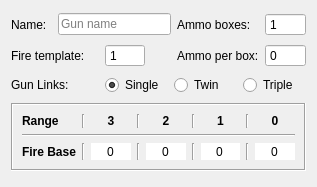
<?xml version="1.0" encoding="UTF-8"?>
<ui version="4.0">
 <class>GunEditorTab</class>
 <widget class="QWidget" name="GunEditorTab">
  <property name="geometry">
   <rect>
    <x>0</x>
    <y>0</y>
    <width>317</width>
    <height>187</height>
   </rect>
  </property>
  <property name="windowTitle">
   <string>Form</string>
  </property>
  <layout class="QGridLayout" name="gridLayout">
   <item row="0" column="0">
    <widget class="QLabel" name="label_10">
     <property name="text">
      <string>Name:</string>
     </property>
    </widget>
   </item>
   <item row="0" column="1" colspan="3">
    <widget class="QLineEdit" name="gun_name">
     <property name="placeholderText">
      <string>Gun name</string>
     </property>
    </widget>
   </item>
   <item row="0" column="4">
    <widget class="QLabel" name="label_4">
     <property name="text">
      <string>Ammo boxes:</string>
     </property>
    </widget>
   </item>
   <item row="0" column="5">
    <widget class="QSpinBox" name="ammo_box_count">
     <property name="toolTip">
      <string>Belt fed guns should be set to 1 box</string>
     </property>
     <property name="buttonSymbols">
      <enum>QAbstractSpinBox::NoButtons</enum>
     </property>
     <property name="minimum">
      <number>1</number>
     </property>
    </widget>
   </item>
   <item row="1" column="0" colspan="2">
    <widget class="QLabel" name="label_9">
     <property name="text">
      <string>Fire template:</string>
     </property>
    </widget>
   </item>
   <item row="1" column="2">
    <widget class="QSpinBox" name="fire_template_spin">
     <property name="toolTip">
      <string>Belt fed guns should be set to 1 box</string>
     </property>
     <property name="buttonSymbols">
      <enum>QAbstractSpinBox::NoButtons</enum>
     </property>
     <property name="minimum">
      <number>1</number>
     </property>
     <property name="maximum">
      <number>16</number>
     </property>
    </widget>
   </item>
   <item row="1" column="3">
    <widget class="QToolButton" name="toolButton">
     <property name="maximumSize">
      <size>
       <width>20</width>
       <height>20</height>
      </size>
     </property>
     <property name="cursor">
      <cursorShape>WhatsThisCursor</cursorShape>
     </property>
     <property name="text">
      <string/>
     </property>
     <property name="autoRaise">
      <bool>true</bool>
     </property>
    </widget>
   </item>
   <item row="1" column="4">
    <widget class="QLabel" name="label_8">
     <property name="text">
      <string>Ammo per box:</string>
     </property>
    </widget>
   </item>
   <item row="1" column="5">
    <widget class="QSpinBox" name="ammo_per_box">
     <property name="toolTip">
      <string>Belt fed guns should be set to 1 box</string>
     </property>
     <property name="buttonSymbols">
      <enum>QAbstractSpinBox::NoButtons</enum>
     </property>
     <property name="minimum">
      <number>0</number>
     </property>
    </widget>
   </item>
   <item row="2" column="0" colspan="2">
    <widget class="QLabel" name="label_12">
     <property name="text">
      <string>Gun Links:</string>
     </property>
    </widget>
   </item>
   <item row="2" column="2" colspan="4">
    <layout class="QHBoxLayout" name="horizontalLayout_3">
     <item>
      <widget class="QRadioButton" name="single_gun">
       <property name="text">
        <string>Single</string>
       </property>
       <property name="checked">
        <bool>true</bool>
       </property>
      </widget>
     </item>
     <item>
      <widget class="QRadioButton" name="twin_linked">
       <property name="text">
        <string>Twin</string>
       </property>
      </widget>
     </item>
     <item>
      <widget class="QRadioButton" name="triple_linked">
       <property name="text">
        <string>Triple</string>
       </property>
      </widget>
     </item>
    </layout>
   </item>
   <item row="3" column="0" colspan="6">
    <widget class="QFrame" name="fire_base_frame">
     <property name="sizePolicy">
      <sizepolicy hsizetype="Preferred" vsizetype="Maximum">
       <horstretch>0</horstretch>
       <verstretch>0</verstretch>
      </sizepolicy>
     </property>
     <property name="autoFillBackground">
      <bool>true</bool>
     </property>
     <property name="frameShape">
      <enum>QFrame::Box</enum>
     </property>
     <property name="frameShadow">
      <enum>QFrame::Sunken</enum>
     </property>
     <layout class="QGridLayout" name="gridLayout_3">
      <item row="0" column="6">
       <widget class="QLabel" name="label_7">
        <property name="font">
         <font>
          <weight>75</weight>
          <bold>true</bold>
         </font>
        </property>
        <property name="text">
         <string>1</string>
        </property>
        <property name="alignment">
         <set>Qt::AlignCenter</set>
        </property>
       </widget>
      </item>
      <item row="0" column="8">
       <widget class="QLabel" name="label_11">
        <property name="font">
         <font>
          <weight>75</weight>
          <bold>true</bold>
         </font>
        </property>
        <property name="text">
         <string>0</string>
        </property>
        <property name="alignment">
         <set>Qt::AlignCenter</set>
        </property>
       </widget>
      </item>
      <item row="2" column="3">
       <widget class="Line" name="line_14">
        <property name="orientation">
         <enum>Qt::Vertical</enum>
        </property>
       </widget>
      </item>
      <item row="0" column="7">
       <widget class="Line" name="line_12">
        <property name="orientation">
         <enum>Qt::Vertical</enum>
        </property>
       </widget>
      </item>
      <item row="2" column="7">
       <widget class="Line" name="line_16">
        <property name="orientation">
         <enum>Qt::Vertical</enum>
        </property>
       </widget>
      </item>
      <item row="1" column="0" colspan="9">
       <widget class="Line" name="line">
        <property name="orientation">
         <enum>Qt::Horizontal</enum>
        </property>
       </widget>
      </item>
      <item row="2" column="0">
       <widget class="QLabel" name="label_2">
        <property name="font">
         <font>
          <weight>75</weight>
          <bold>true</bold>
         </font>
        </property>
        <property name="text">
         <string>Fire Base</string>
        </property>
       </widget>
      </item>
      <item row="0" column="2">
       <widget class="QLabel" name="label_5">
        <property name="font">
         <font>
          <weight>75</weight>
          <bold>true</bold>
         </font>
        </property>
        <property name="text">
         <string>3</string>
        </property>
        <property name="alignment">
         <set>Qt::AlignCenter</set>
        </property>
       </widget>
      </item>
      <item row="0" column="4">
       <widget class="QLabel" name="label_6">
        <property name="font">
         <font>
          <weight>75</weight>
          <bold>true</bold>
         </font>
        </property>
        <property name="text">
         <string>2</string>
        </property>
        <property name="alignment">
         <set>Qt::AlignCenter</set>
        </property>
       </widget>
      </item>
      <item row="0" column="5">
       <widget class="Line" name="line_11">
        <property name="orientation">
         <enum>Qt::Vertical</enum>
        </property>
       </widget>
      </item>
      <item row="2" column="1">
       <widget class="Line" name="line_13">
        <property name="orientation">
         <enum>Qt::Vertical</enum>
        </property>
       </widget>
      </item>
      <item row="0" column="0">
       <widget class="QLabel" name="label_3">
        <property name="font">
         <font>
          <weight>75</weight>
          <bold>true</bold>
         </font>
        </property>
        <property name="text">
         <string>Range</string>
        </property>
       </widget>
      </item>
      <item row="0" column="1">
       <widget class="Line" name="line_2">
        <property name="orientation">
         <enum>Qt::Vertical</enum>
        </property>
       </widget>
      </item>
      <item row="2" column="5">
       <widget class="Line" name="line_15">
        <property name="orientation">
         <enum>Qt::Vertical</enum>
        </property>
       </widget>
      </item>
      <item row="0" column="3">
       <widget class="Line" name="line_7">
        <property name="orientation">
         <enum>Qt::Vertical</enum>
        </property>
       </widget>
      </item>
      <item row="2" column="2">
       <widget class="QSpinBox" name="fire_base_3">
        <property name="frame">
         <bool>false</bool>
        </property>
        <property name="alignment">
         <set>Qt::AlignCenter</set>
        </property>
        <property name="buttonSymbols">
         <enum>QAbstractSpinBox::NoButtons</enum>
        </property>
        <property name="correctionMode">
         <enum>QAbstractSpinBox::CorrectToNearestValue</enum>
        </property>
       </widget>
      </item>
      <item row="2" column="4">
       <widget class="QSpinBox" name="fire_base_2">
        <property name="frame">
         <bool>false</bool>
        </property>
        <property name="alignment">
         <set>Qt::AlignCenter</set>
        </property>
        <property name="buttonSymbols">
         <enum>QAbstractSpinBox::NoButtons</enum>
        </property>
        <property name="correctionMode">
         <enum>QAbstractSpinBox::CorrectToNearestValue</enum>
        </property>
       </widget>
      </item>
      <item row="2" column="6">
       <widget class="QSpinBox" name="fire_base_1">
        <property name="frame">
         <bool>false</bool>
        </property>
        <property name="alignment">
         <set>Qt::AlignCenter</set>
        </property>
        <property name="buttonSymbols">
         <enum>QAbstractSpinBox::NoButtons</enum>
        </property>
        <property name="correctionMode">
         <enum>QAbstractSpinBox::CorrectToNearestValue</enum>
        </property>
       </widget>
      </item>
      <item row="2" column="8">
       <widget class="QSpinBox" name="fire_base_0">
        <property name="frame">
         <bool>false</bool>
        </property>
        <property name="alignment">
         <set>Qt::AlignCenter</set>
        </property>
        <property name="buttonSymbols">
         <enum>QAbstractSpinBox::NoButtons</enum>
        </property>
        <property name="correctionMode">
         <enum>QAbstractSpinBox::CorrectToNearestValue</enum>
        </property>
       </widget>
      </item>
     </layout>
    </widget>
   </item>
  </layout>
 </widget>
 <resources/>
 <connections/>
</ui>
